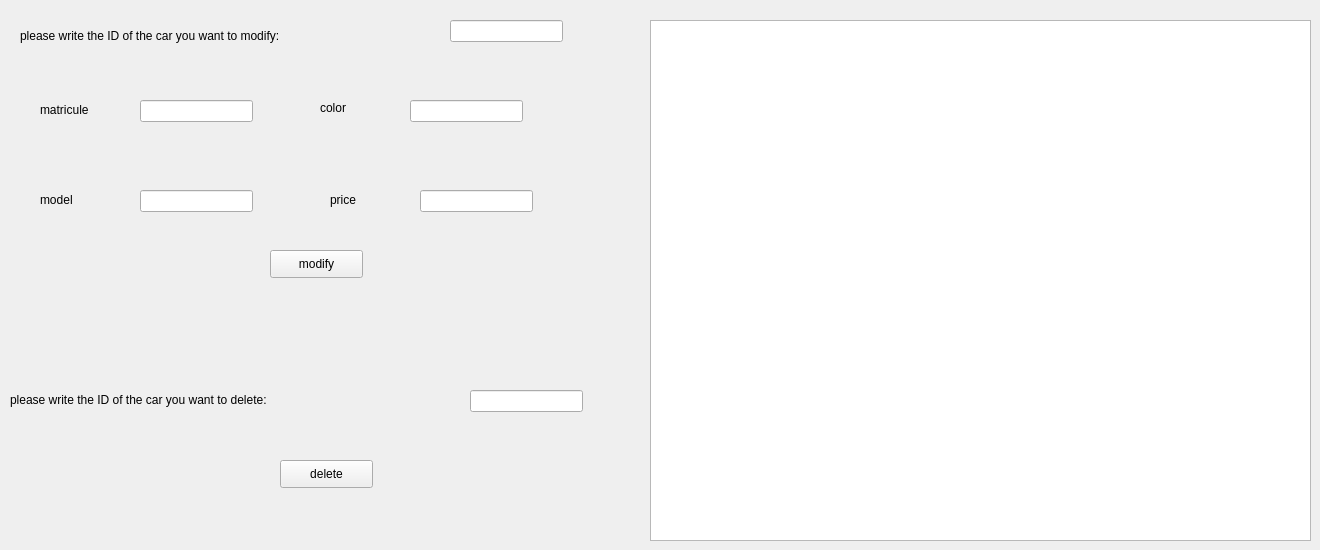
     <widget class="QWidget" name="tab_29">
      <attribute name="title">
       <string>delete/modify</string>
      </attribute>
      <widget class="QTableView" name="table_car1">
       <property name="geometry">
        <rect>
         <x>650</x>
         <y>20</y>
         <width>661</width>
         <height>521</height>
        </rect>
       </property>
      </widget>
      <widget class="QPushButton" name="carmodifier">
       <property name="geometry">
        <rect>
         <x>270</x>
         <y>250</y>
         <width>93</width>
         <height>28</height>
        </rect>
       </property>
       <property name="text">
        <string>modify</string>
       </property>
      </widget>
      <widget class="QLineEdit" name="greycard_car_modifier">
       <property name="geometry">
        <rect>
         <x>450</x>
         <y>20</y>
         <width>113</width>
         <height>22</height>
        </rect>
       </property>
      </widget>
      <widget class="QLineEdit" name="matriculeca_modifier">
       <property name="geometry">
        <rect>
         <x>140</x>
         <y>100</y>
         <width>113</width>
         <height>22</height>
        </rect>
       </property>
      </widget>
      <widget class="QLineEdit" name="pricecar_modifier">
       <property name="geometry">
        <rect>
         <x>420</x>
         <y>190</y>
         <width>113</width>
         <height>22</height>
        </rect>
       </property>
      </widget>
      <widget class="QLineEdit" name="modelcar_modifier">
       <property name="geometry">
        <rect>
         <x>140</x>
         <y>190</y>
         <width>113</width>
         <height>22</height>
        </rect>
       </property>
      </widget>
      <widget class="QLineEdit" name="colorcar_modifier">
       <property name="geometry">
        <rect>
         <x>410</x>
         <y>100</y>
         <width>113</width>
         <height>22</height>
        </rect>
       </property>
      </widget>
      <widget class="QLabel" name="label_121">
       <property name="geometry">
        <rect>
         <x>20</x>
         <y>20</y>
         <width>411</width>
         <height>31</height>
        </rect>
       </property>
       <property name="text">
        <string>please write the ID of the car you want to modify:</string>
       </property>
      </widget>
      <widget class="QLabel" name="label_122">
       <property name="geometry">
        <rect>
         <x>40</x>
         <y>100</y>
         <width>101</width>
         <height>20</height>
        </rect>
       </property>
       <property name="text">
        <string>matricule</string>
       </property>
      </widget>
      <widget class="QLabel" name="label_123">
       <property name="geometry">
        <rect>
         <x>40</x>
         <y>190</y>
         <width>71</width>
         <height>20</height>
        </rect>
       </property>
       <property name="text">
        <string>model</string>
       </property>
      </widget>
      <widget class="QLabel" name="label_124">
       <property name="geometry">
        <rect>
         <x>320</x>
         <y>100</y>
         <width>56</width>
         <height>16</height>
        </rect>
       </property>
       <property name="text">
        <string>color</string>
       </property>
      </widget>
      <widget class="QLabel" name="label_125">
       <property name="geometry">
        <rect>
         <x>330</x>
         <y>190</y>
         <width>71</width>
         <height>20</height>
        </rect>
       </property>
       <property name="text">
        <string>price</string>
       </property>
      </widget>
      <widget class="QLineEdit" name="greycard_delete">
       <property name="geometry">
        <rect>
         <x>470</x>
         <y>390</y>
         <width>113</width>
         <height>22</height>
        </rect>
       </property>
      </widget>
      <widget class="QLabel" name="label_126">
       <property name="geometry">
        <rect>
         <x>10</x>
         <y>390</y>
         <width>411</width>
         <height>20</height>
        </rect>
       </property>
       <property name="text">
        <string>please write the ID of the car you want to delete:</string>
       </property>
      </widget>
      <widget class="QPushButton" name="cardelete_id">
       <property name="geometry">
        <rect>
         <x>280</x>
         <y>460</y>
         <width>93</width>
         <height>28</height>
        </rect>
       </property>
       <property name="text">
        <string>delete</string>
       </property>
      </widget>
     </widget>
